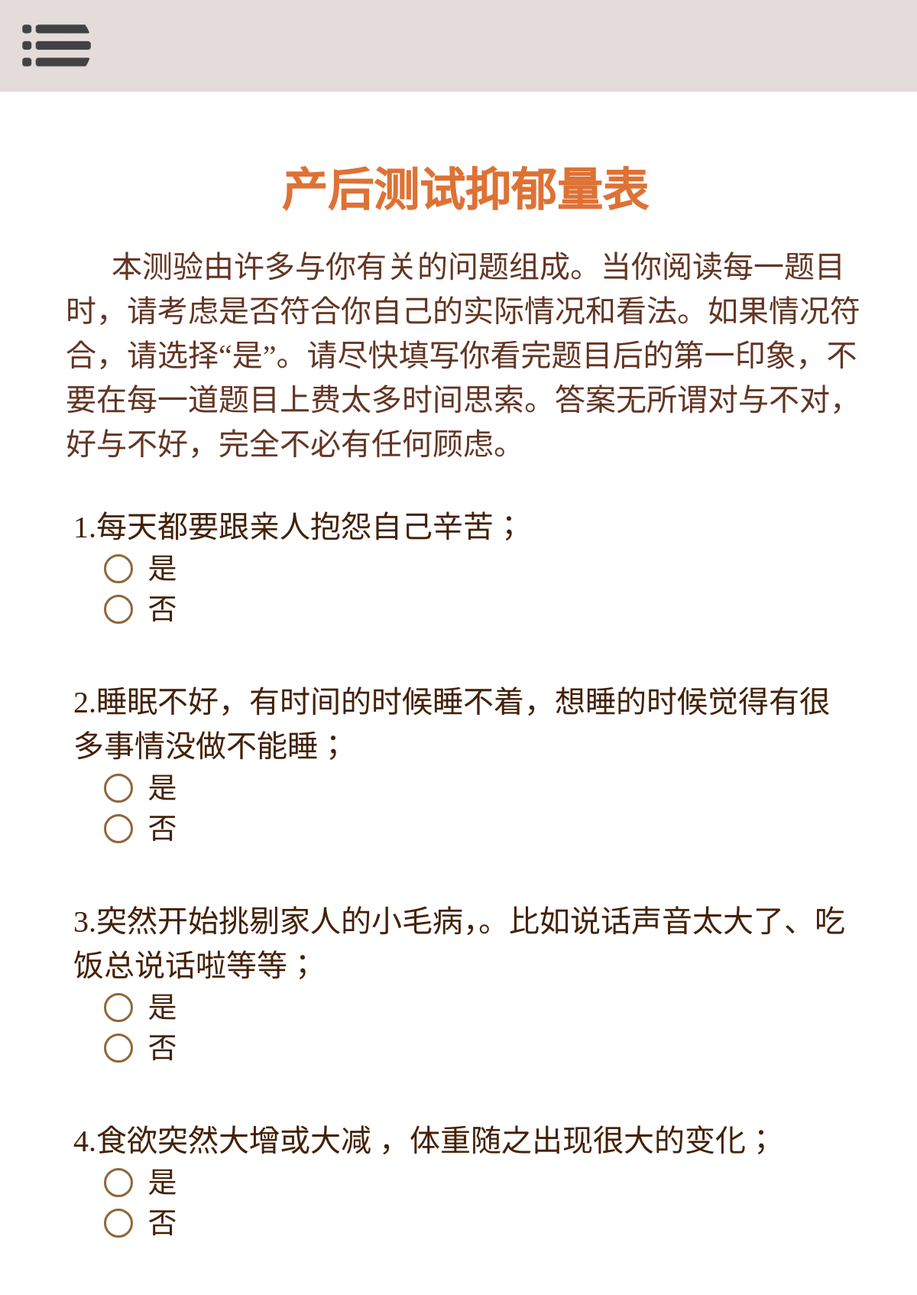
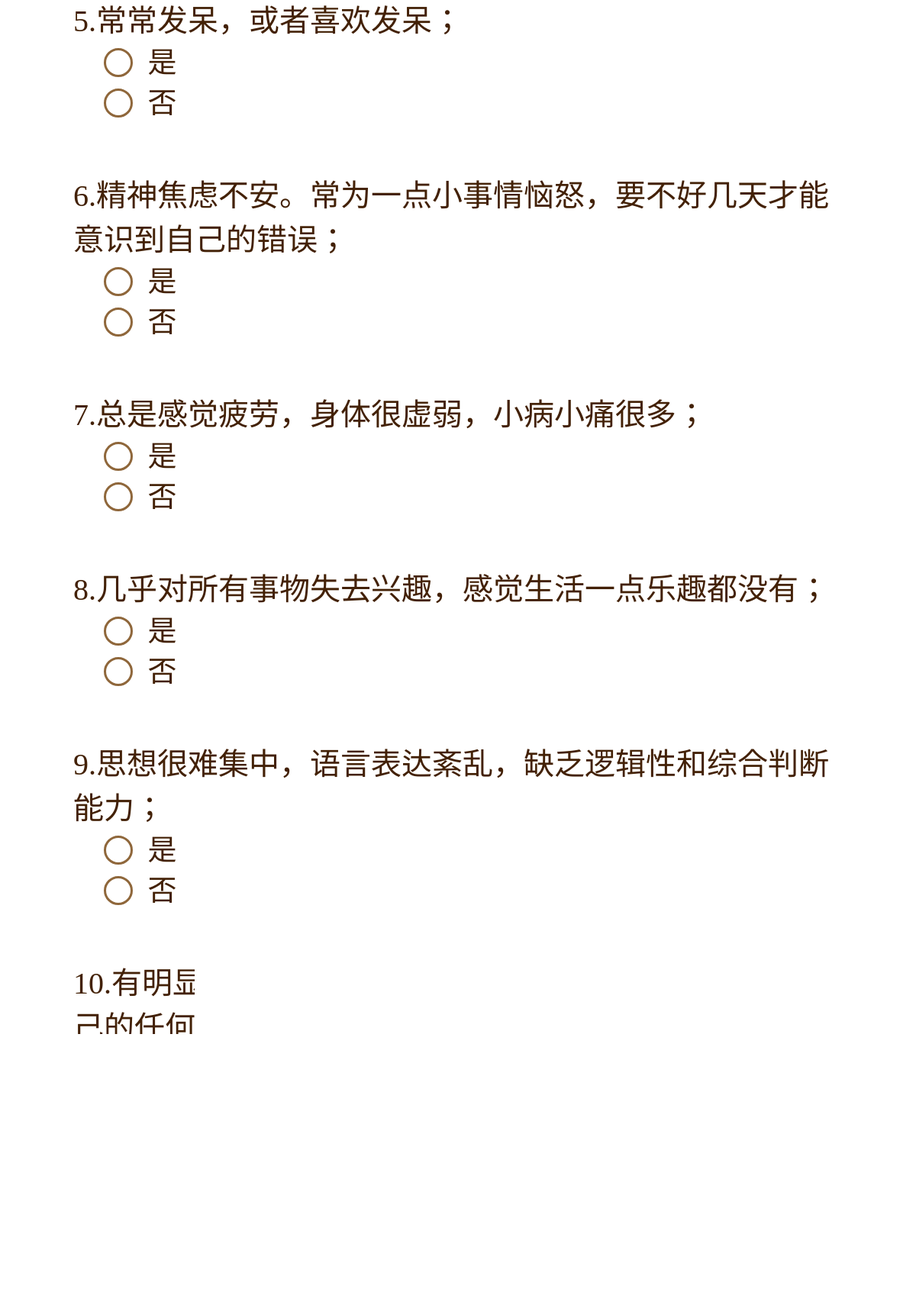
The page /depress/test?tid=1001 (signed in, upper part) on the database its author committed (2 pictures, top to bottom).
### depress/models.py (models this page shows)
class Test(models.Model):
    tid = models.IntegerField(primary_key=True)
    name = models.CharField(max_length=50)
    intro = models.CharField(max_length=1000)
    num = models.IntegerField()  # 测试人数
    price = models.IntegerField(blank=True, null=True)
    rule = models.CharField(max_length=2000)
    lid = models.CharField(max_length=100, blank=True, null=True)

class Problem(models.Model):
    tid = models.IntegerField()
    pid = models.IntegerField(primary_key=True)
    nov = models.IntegerField()
    type = models.IntegerField(blank=True, default=0)  # 0表示单选题，1表示多选题
    description = models.TextField(max_length=200)
    choice = models.TextField(max_length=500)  # 选项，以;分割
    answer = models.TextField(max_length=100)  # 答案，以选项权重以;分割
    explanation = models.TextField(max_length=2000)  # 解说，以;分割

### depress/views.py (the view, shortened to what this page needs)
# urls.py: path('test', views.test, name='test'),
def test(request):
    tid = request.GET.get('tid', '')
    if tid == '':
        raise Http404()
    else:
        try:
            t = Test.objects.get(tid=int(tid))
            rule = []
            for r in t.rule.split(';'):
                r = r.split(':')
                rule.append({
                    'level': r[0],
                    'comment': r[1]
                })
            if request.method == 'GET':
                problems = []
                ps = Problem.objects.filter(tid=tid).order_by('nov')
                for p in ps:
                    choice = []
                    for i in range(len(p.choice.split(';'))):
                        choice.append(p.choice.split(';')[i])
                    problems.append({
                        'pid': p.pid,
                        'nov': p.nov,
                        'description': p.description,
                        'type': p.type,
                        'choice': choice
                    })
                t.name = t.name.replace('《', '').replace('》', '')
                context = {
                    'tid': tid,
                    'test': t,
                    'problems': problems,
                    'problem_num':len(problems),
                    'index': ['A', 'B', 'C', 'D', 'E', 'F', 'G', 'H', 'I', 'J', 'K']
                }
                return get_html(request, 'depress/test.html', context)
        except:
            print("Unexpected error:", sys.exc_info()[0])
            raise Http404()

### depress/views.py (called while the page is built)
def get_html(request, url='depress/home.html', context={}):
    name = request.session.get('name', '')
    email = request.session.get('email', '')
    if email == '' or url == '':
        form = LoginForm()
        return render(request, 'depress/home.html', {
            'form': form,
            'mode': 1
        })
    else:
        context['name'] = name
        context['email'] = email
        return render(request, url, context)

### depress/templates/depress/test.html (shortened to what this page needs)
{% extends 'depress/base.html' %}
{% load static %}
{% block link %}
    <link rel="stylesheet" media="screen and (min-device-width: 800px)" href="{% static 'css/pc/test.css' %}">
    <link rel="stylesheet" media="screen and (max-device-width: 800px)" href="{% static 'css/phone/test.css' %}">
{% endblock %}
{% block body %}
    <div class="test-part">
        <div class="test-title">{{ test.name }}</div>
        <div class="test-intro">{{ test.intro }}</div>
        <form action="/depress/test?tid={{ tid }}" id="submit" method="post" onsubmit="return verifyData()">
            {% for p in problems %}
                <div class="problem-part" id="{{ p.pid }}">
                    <div class="problem-description">
                        {{ p.nov }}.{{ p.description }}
                    </div>
                    {% for c in p.choice %}
                        <div class="problem-choice {{ forloop.counter0 }}">
                            <label>
                                <span class="choice-nov"></span>
                                <span>{{ c }}</span>
                            </label>
                        </div>
                    {% endfor %}
                </div>
            {% endfor %}
        </form>
    </div>
{% endblock %}

### static/css/pc/base.css (style rules this page uses)
body { height: 100vh; background-image: url("../../image/bg.jfif"); background-size: cover; background-repeat: no-repeat; background-attachment: fixed; }

### static/css/phone/base.css (style rules this page uses)
body { height: 100vh; background-image: url("../../image/bg.jfif"); background-size: cover; background-repeat: no-repeat; background-attachment: fixed; width: 100%; width: 100vw; overflow-x: hidden; }

### static/css/pc/test.css (style rules this page uses)
body { background-image: url('http://dl.ppt123.net/pptbj/51/20181115/l4gyylcnf10.jpg'); background-size: 100% 100%; }
.test-part { width: 48%; min-width: 750px; margin: auto; left: 0; right: 0; margin-top: 200px; }
.test-title { text-align: center; font-size: 40px; color: #de7235; font-weight: bold; }
.test-intro { margin-top: 25px; font-size: 20px; color: #633523; text-indent: 30px; }
.problem-part { margin-top: 20px; padding: 5px; transition: ease 0.2s; color: #432106; }
.problem-description { font-size: 25px; }
.problem-choice { font-size: 22px; margin-top: 5px; margin-left: 20px; width: fit-content; transition: ease 0.3s; background-color: rgba(255, 255, 0, 0); }
.problem-choice label { display: block; }
.problem-choice span { margin-left: 5px; cursor: pointer; }
.problem-choice input[type='radio']+.choice-nov::before { content: "\a0"; display: inline-block; vertical-align: top; width: 13px; height: 13px; border-radius: 50%; border: 1px solid #8f673b; margin-top: 4px; padding: 5px; }

### static/css/phone/test.css (style rules this page uses)
body { background-image: url('http://dl.ppt123.net/pptbj/51/20181115/l4gyylcnf10.jpg'); background-size: 100% 100%; }
.test-part { width: 87%; margin: auto; margin-top: 200px; }
.test-title { text-align: center; font-size: 60px; color: #de7235; font-weight: bold; }
.test-intro { margin-top: 30px; font-size: 40px; color: #633523; text-indent: 60px; }
.problem-part { margin-top: 40px; padding: 10px; transition: ease 0.2s; color: #432106; }
.problem-description { font-size: 40px; }
.problem-choice { font-size: 38px; margin-top: 5px; margin-bottom: 5px; margin-left: 30px; width: fit-content; transition: ease 0.3s; background-color: rgba(255, 255, 0, 0); }
.problem-choice label { display: block; }
.problem-choice span { margin-left: 10px; line-height: 48px; cursor: pointer; }
.problem-choice input[type='radio']+.choice-nov::before { content: "\a0"; display: inline-block; vertical-align: top; width: 38px; height: 38px; margin-top: 5px; border-radius: 50%; border: 3px solid #8f673b; padding: 5px; box-sizing: border-box; }

### rows shown on the page
Test: name "产后测试抑郁量表", intro "本测验由许多与你有关的问题组成。当你阅读每一题目时，请考虑是否符合你自己的实际情况和看法。如果情况符合，请选择“是”。请尽快填写你看完题目后的第一印象，不要在每一道题目上费太多时间思索。答案无所谓对与不对，好与不好，完全不必有任何顾虑。"
Problem: description "每天都要跟亲人抱怨自己辛苦；"
Problem: description "睡眠不好，有时间的时候睡不着，想睡的时候觉得有很多事情没做不能睡；"
Problem: description "突然开始挑剔家人的小毛病，。比如说话声音太大了、吃饭总说话啦等等；"
Problem: description "食欲突然大增或大减 ，体重随之出现很大的变化；"
Problem: description "常常发呆，或者喜欢发呆；"
Problem: description "精神焦虑不安。常为一点小事情恼怒，要不好几天才能意识到自己的错误；"
Problem: description "总是感觉疲劳，身体很虚弱，小病小痛很多；"
Problem: description "几乎对所有事物失去兴趣，感觉生活一点乐趣都没有；"
Problem: description "思想很难集中，语言表达紊乱，缺乏逻辑性和综合判断能力；"
Problem: description "有明显的自卑感，常常不由自主地过度自责，对有关自己的任何事情都缺乏自信；"

### other values the page prints
{{ p.nov }} "1" "2" "3" "4" "5" "6" "7" "8" "9" "10"
{{ c }} "是" "否" "是" "否" "是" "否" "是" "否" "是" "否" "是" "否" "是" "否" "是" "否" "是" "否"
